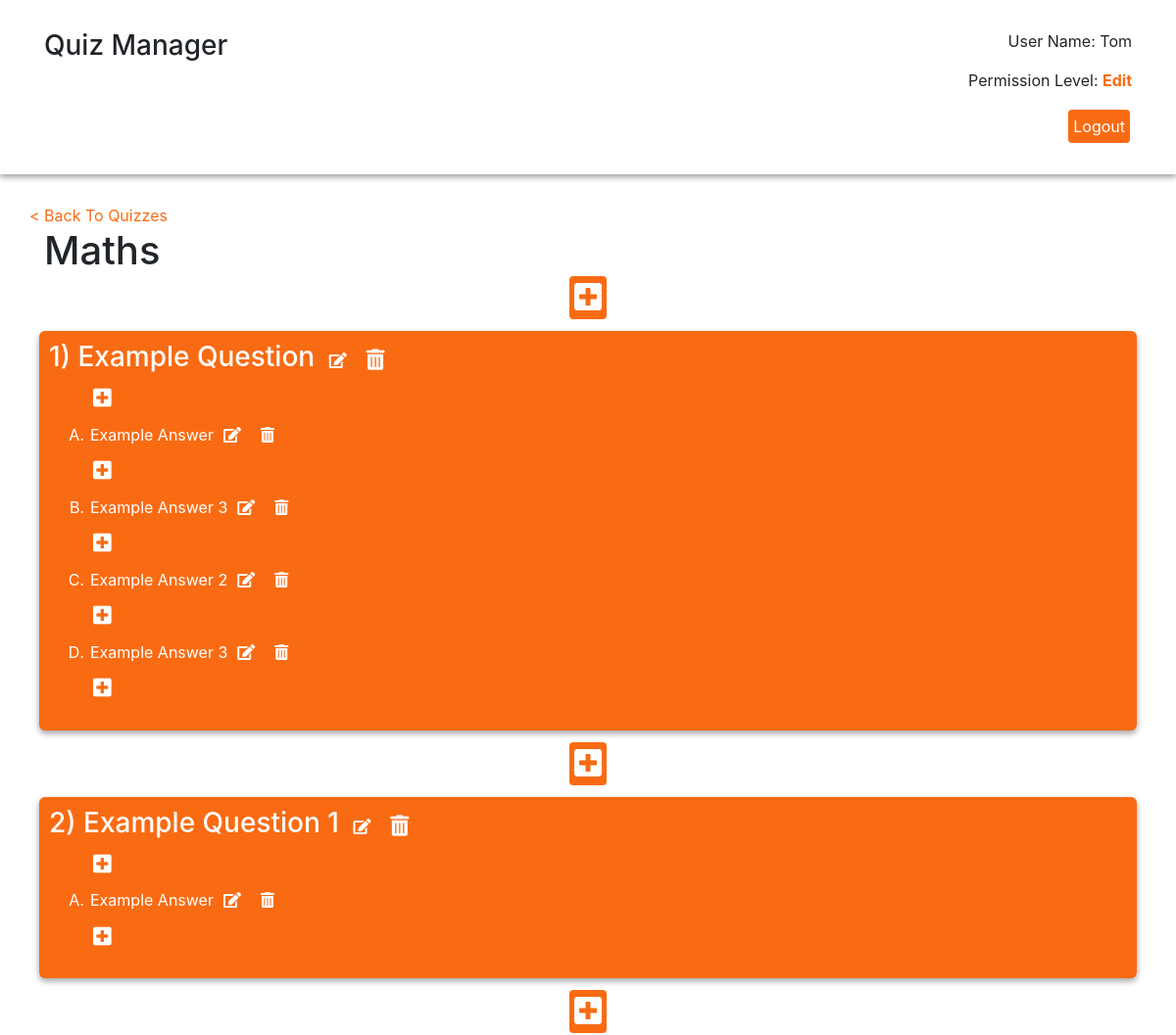
The app's page /quiz.php?id=30&name=Maths (signed in) with its own data.
### tables this page shows
CREATE TABLE `questions` (
  `questions_ID` int(11) NOT NULL,
  `question_order` int(11) NOT NULL,
  `quiz_FK` int(11) NOT NULL,
  `question` char(30) NOT NULL
);

CREATE TABLE `answers` (
  `answer_ID` int(11) NOT NULL,
  `answer_order` int(11) NOT NULL,
  `question_FK` int(11) NOT NULL,
  `answer` char(30) NOT NULL,
  `correct` tinyint(1) NOT NULL
);

### quiz.php (the view, shortened to what this page needs)
<!DOCTYPE html>
<html>
   <head>
       <link rel="stylesheet" href="assets/font-awesome/css/all.css">
       <link rel="stylesheet" href="css/bootstrap.min.css">
       <link rel="stylesheet" href="css/styles.css">
   </head>
   <?php include('header.php');?>
<body>
<div class="container">
    <div class="row">
	<a href="quizzes.php">< Back To Quizzes</a>
	</div>
	<div class="row">
		<div class="col-12">
		<?php
		if(isset($_GET['id'])){
			$quiz_id = mysqli_real_escape_string($connect_db, $_GET['id']);
			$sql_select_questions = "SELECT * FROM questions WHERE quiz_FK = $quiz_id ORDER BY question_order ASC";
			$sql_questions_result = mysqli_query($connect_db, $sql_select_questions);
			$questions = mysqli_fetch_all($sql_questions_result, MYSQLI_ASSOC);
			if($questions){
				$quiz_name = $_GET['name'];
				echo '<h1 class="quiz-name">'.$quiz_name.'</h1>';
			}
		}?>
		</div>
		<?php
		$question_counter = 0;
		foreach($questions as $question){
			$question_counter++;
		?>
		<div class="text-center col-12">
		<?php
			if($_SESSION['permissions'] === "Edit"){
				echo '<button onclick="newQuestion('.$question_counter.')" class="add-quiz-btn action-buttons"><i  class="fa-2x fas fa-plus-square"></i></button>';
			}
		?>
		</div>
		<div class="card text-left col-lg-12">
			<div class="card-inner">
				<h3 class="questions"><?php echo $question_counter.') '.$question['question'];?></h3>
				<?php
				if($_SESSION['permissions'] === 'Edit'){
					echo '<a href="#"><i class="edit-icons fas fa-edit" onclick="editQuestion('.$question_counter.')"></i></a>';
					echo '<form class="delete-question-form" id="question'.$question_counter.'" method="post"><input style="display: none;" type="text" name="questionID" value="'.$question['questions_ID'].'"><button type="submit" name="delete-question"><i class="delete-icons fa-lg fas fa-trash-alt"></i></button></form>';
				}
				if($_SESSION['permissions'] === 'Edit' || $_SESSION['permissions'] === 'View'){
					$question_ID = $question['questions_ID'];
					$sql_select_answers = "SELECT * FROM answers WHERE question_FK = $question_ID ORDER BY answer_order ASC";
					$sql_answers_result = mysqli_query($connect_db, $sql_select_answers);
					$answers = mysqli_fetch_all($sql_answers_result, MYSQLI_ASSOC);
					if($answers){
						echo '<ol type="A">';
						$answer_counter = 0;
						foreach($answers as $answer){
							$answer_counter++;
							if($_SESSION['permissions'] === 'Edit'){
								echo '<button onclick="newAnswer('.$answer_counter.')" class="insert-answer"><i class="fa-lg fas fa-plus-square"></i></button>';
								echo '<li>'.$answer['answer'].'<a href="#"><i class="edit-icons fas fa-edit" onclick="editAnswer('.$answer['answer_ID'].')"></i></a>';
								echo '<form class="delete-answer-form" method="post"><input style="display: none;" type="text" name="answerID" value="'.$answer['answer_ID'].'"><button type="submit" name="delete-answers"><i class="delete-icons fas fa-trash-alt"></i></button></form></li>';
							}else{
								echo '<li>'.$answer['answer'].'</li>';
							}
						}
						if($answer_counter == sizeof($answers)){
							if($_SESSION['permissions'] === 'Edit'){
								echo '<button onclick="lastAnswer('.$question_ID.')" class="insert-answer"><i class="fa-lg fas fa-plus-square"></i></button>';
							}
						}
						echo '</ol>';
					}
				}
				?>
			</div>
		</div>
		<div class="text-center col-12">
		<?php
			if($_SESSION['permissions'] === 'Edit'){
				if($question_counter == sizeof($questions)){
					echo '<button onclick="lastQuestion()" class="add-quiz-btn action-buttons"><i  class="fa-2x fas fa-plus-square"></i></button>';
				}
			}
		?>
		</div>
	<?php } ?>
	</div>
</div>
</body>
</html>

### header.php (shortened to what this page needs)
<header>
<div class="container">
    <div class="row">
		<div class="col-6">
			<h3>Quiz Manager</h3>
		</div>
		<div class="col-6 text-right">
			<p><?php echo "User Name: ".$_SESSION['userName'];?></p>
			<p>Permission Level: <b><?php echo $_SESSION['permissions'];?></b></p>
			<form action="logout.php" method="post"><button type="submit" name="logout">Logout</button></form>
		</div>
	</div>
</div>
</header>

### css/styles.css (style rules this page uses)
:root { --accent-color: #F96B13; --border-radius: 6px; }
body { word-wrap: break-word; background-color: #FFF; }
header { box-shadow: 0 3px 6px rgba(0,0,0,0.16), 0 3px 6px rgba(0,0,0,0.23); margin-bottom: 30px; padding: 30px; }
button { background-color: var(--accent-color); color: #fff; border: 2px solid #fff; padding: 5px; border-radius: var(--border-radius); }
b { color: var(--accent-color); }
a { color: var(--accent-color); }
li { width: fit-content; padding: 2px; }
.edit-icons { display: inline-block; margin-left: 10px; }
.questions { display: inline-block; }
.delete-icons { padding: 5px; }
.action-buttons { margin: 10px; }
.add-quiz-btn { margin: auto; }
.delete-question-form, .delete-answer-form { display: inline-block; }
.delete-question-form button, .delete-answer-form button { border: none; margin-left: 10px; }
.insert-answer { border: none; }
.quiz-name { margin: auto; }
.card { padding: 10px; color: #fff ; border: none; }
.card a { color: #fff ; }
.card-inner { box-shadow: 0 3px 6px rgba(0,0,0,0.16), 0 3px 6px rgba(0,0,0,0.23); padding: 10px; border-radius: var(--border-radius); background-color: var(--accent-color); }

### records on screen
questions: question "Example Question"
answers: answer "Example Answer"
answers: answer "Example Answer 3"
answers: answer "Example Answer 2"
answers: answer "Example Answer 3"
questions: question "Example Question 1"
answers: answer "Example Answer"

### other values on screen
$_SESSION['userName'] "Tom"
$_SESSION['permissions'] "Edit"
$quiz_name "Maths"
